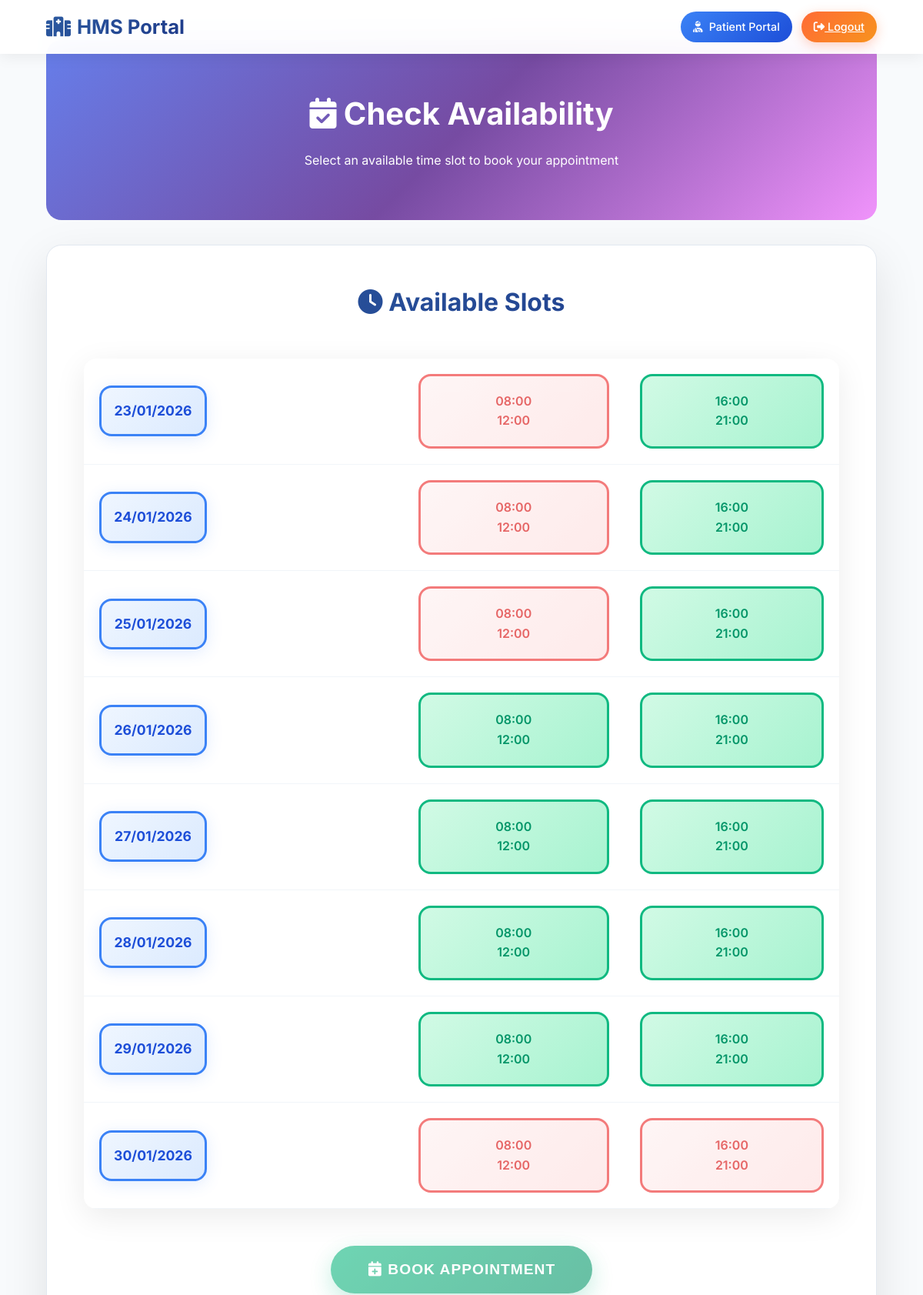
Page /patient/check_availabity/6 (signed in, upper part) on the earlier database version.
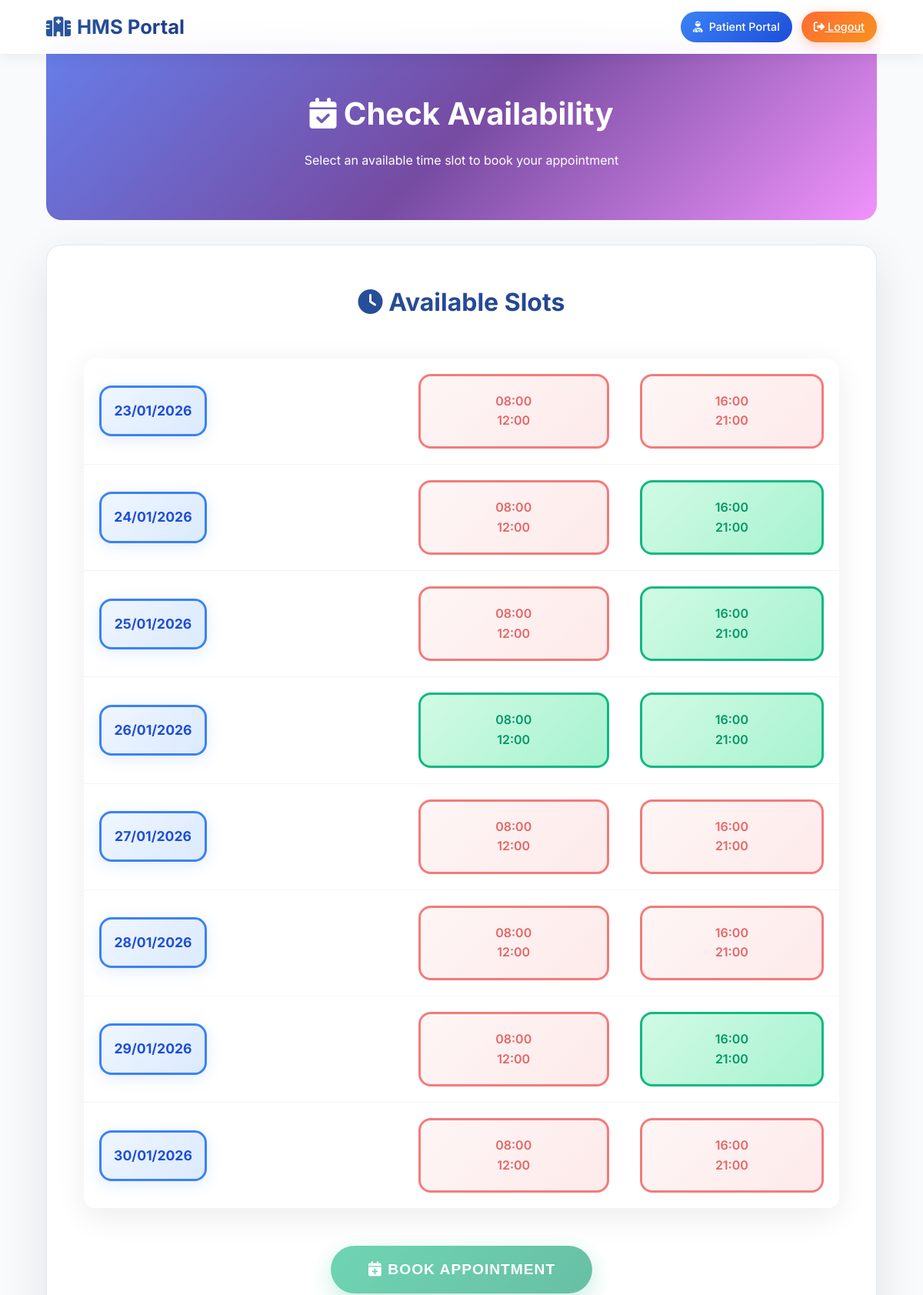
Same page on the later database version.
### models.py (models this page shows)
class DoctorAvailability(db.Model, UserMixin):
    id = db.Column(db.Integer, primary_key = True)
    date = db.Column(db.Date, nullable=False)
    start_time = db.Column(db.Time, nullable=False)
    end_time = db.Column(db.Time, nullable=False)
    is_available = db.Column(db.Boolean, default=True)
    doctor_id = db.Column(db.Integer, db.ForeignKey('doctor.id'), nullable=False)
    appointment = db.relationship('Appointment',backref='doctor_availability',lazy=True)

### app.py (the view, shortened to what this page needs)
@app.route('/patient/check_availabity/<int:doctor_id>', methods=['GET', 'POST'])
@login_required
def check_availabity(doctor_id):
    doctor = Doctor.query.get_or_404(doctor_id)
    slots = DoctorAvailability.query.filter_by(
        doctor_id=doctor_id
    ).order_by(DoctorAvailability.date).all()
    grouped_slots = {}
    for slot in slots:
        grouped_slots.setdefault(slot.date, []).append(slot)
    return render_template('./patient/check_availabity.html',grouped_slots=grouped_slots,doctor=doctor)

### app.py (called while the page is built)
@loginmanager.user_loader
def load_user(user_id):
     return (
         Admin.query.get(int(user_id)) or
         Doctor.query.get(int(user_id)) or
         Patient.query.get(int(user_id))
     )

### templates/patient/check_availabity.html (shortened to what this page needs)
<!DOCTYPE html>
<html lang="en">
<head>
    <link href="https://cdnjs.cloudflare.com/ajax/libs/font-awesome/6.4.0/css/all.min.css" rel="stylesheet">
    <link rel="stylesheet" href="../../static/css/patient/check_availabity.css">
</head>
<body>
    <nav class="navbar">
        <div class="logo">
            <i class="fas fa-hospital"></i> HMS Portal
        </div>
        <div class="nav-actions">
            <a href="{{ url_for('patient_dashboard') }}" class="user-profile">
                <i class="fas fa-user-injured"></i>
                Patient Portal
            </a>
            <a href="{{ url_for('patient_logout') }}" class="logout-btn">
                <i class="fas fa-sign-out-alt"></i> Logout
            </a>
        </div>
    </nav>
    <div class="main-content">
        <section class="page-hero">
            <h1><i class="fas fa-calendar-check"></i> Check Availability</h1>
            <p>Select an available time slot to book your appointment</p>
        </section>
        <div class="availability-container">
            <div class="availability-header">
                <h1 class="availability-title">
                    <i class="fas fa-clock"></i> Available Slots
                </h1>
            </div>
            <form method="POST" id="bookingForm">
                <table class="availability-table">
                    {% for date, slots in grouped_slots.items() %}
                    <tr>
                        <td>
                            <div class="date-box">
                                {{ date.strftime('%d/%m/%Y') }}
                            </div>
                        </td>
                        {% for slot in slots %}
                        <td>
                            <div class="slot
                                 {% if slot.is_available %}available{% else %}unavailable{% endif %}"
                                 {% if slot.is_available %}
                                 onclick="selectSlot(this, '{{ slot.id }}')"
                                 {% endif %}>
                                {{ slot.start_time.strftime('%H:%M') }}<br>
                                {{ slot.end_time.strftime('%H:%M') }}
                            </div>
                        </td>
                        {% endfor %}
                    </tr>
                    {% endfor %}
                </table>
                <button class="book-btn" type="submit" id="bookButton" disabled>
                    <i class="fas fa-calendar-plus"></i> Book Appointment
                </button>
            </form>
        </div>
    </div>
</body>
</html>

Differences in the rows shown:
changed DoctorAvailability (number 2 of 16 on the later page): is_available True → False (drawn)
changed DoctorAvailability (number 9 of 16 on the later page): is_available True → False (drawn)
changed DoctorAvailability (number 10 of 16 on the later page): is_available True → False (drawn)
changed DoctorAvailability (number 11 of 16 on the later page): is_available True → False (drawn)
changed DoctorAvailability (number 12 of 16 on the later page): is_available True → False (drawn)
changed DoctorAvailability (number 13 of 16 on the later page): is_available True → False (drawn)
